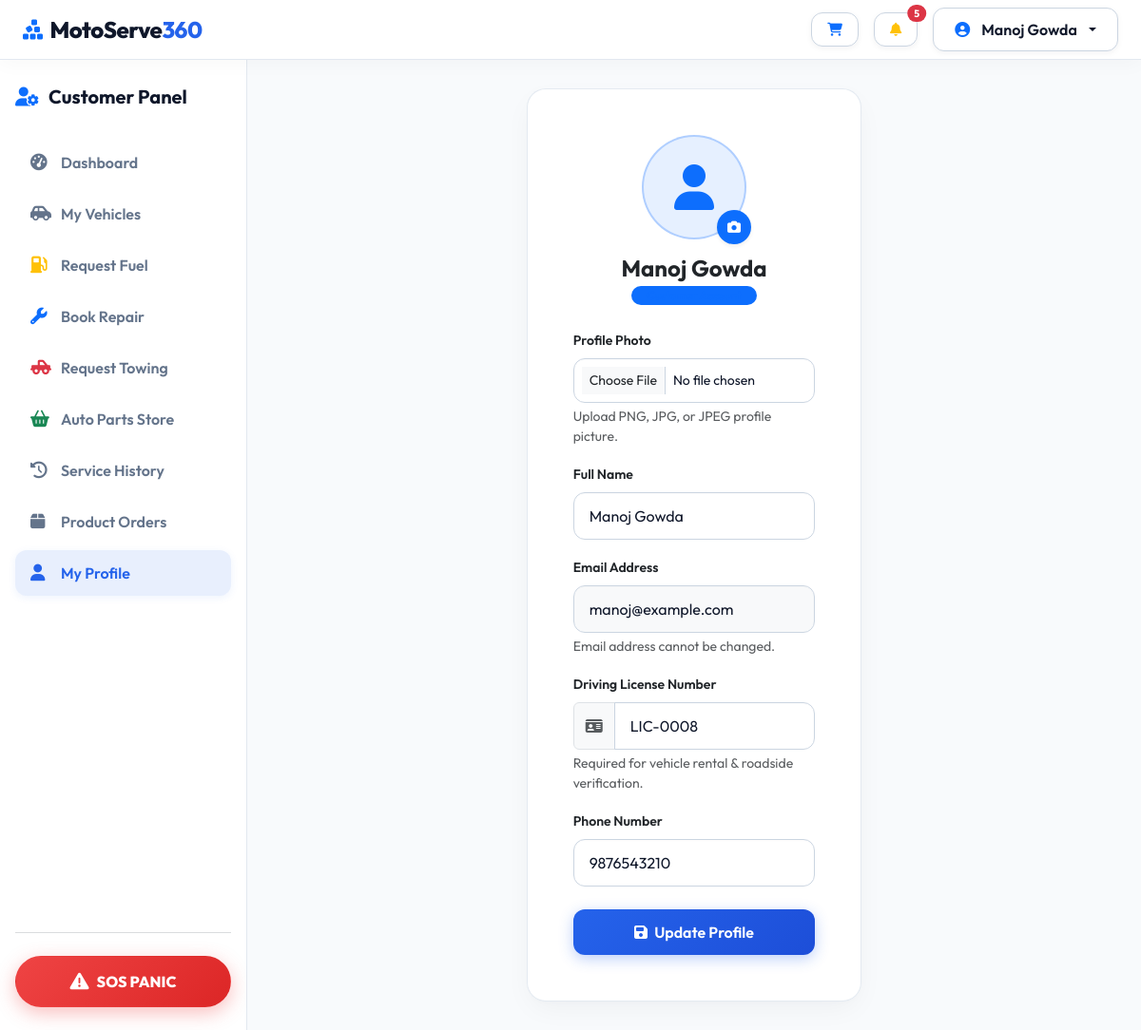
The app's page /customer/profile (signed in) with its own data.
### models/user.py (models this page shows, shortened)
class User(UserMixin, db.Model):
    __tablename__ = 'users'
    id = db.Column(db.Integer, primary_key=True)
    name = db.Column(db.String(100), nullable=False)
    email = db.Column(db.String(120), unique=True, nullable=False, index=True)
    password_hash = db.Column(db.String(255), nullable=False)
    phone = db.Column(db.String(20), nullable=False)
    role = db.Column(db.String(20), nullable=False, default='customer') # 'customer', 'provider', 'admin'
    avatar = db.Column(db.String(255), default='default_avatar.png')
    license_number = db.Column(db.String(50), nullable=True)
    created_at = db.Column(db.DateTime, default=datetime.utcnow)
    is_active = db.Column(db.Boolean, default=True)
    vehicles = db.relationship('Vehicle', backref='owner', lazy=True, cascade="all, delete-orphan")
    provider_profile = db.relationship('ProviderProfile', backref='user', uselist=False, cascade="all, delete-orphan")
    customer_requests = db.relationship('ServiceRequest', foreign_keys='ServiceRequest.customer_id', backref='customer', lazy=True)
    cart_items = db.relationship('CartItem', backref='user', lazy=True, cascade="all, delete-orphan")
    orders = db.relationship('Order', backref='customer', lazy=True)
    payments = db.relationship('Payment', backref='user', lazy=True)
    notifications = db.relationship('Notification', backref='user', lazy=True, cascade="all, delete-orphan")
    def is_customer(self):
        return self.role == 'customer'

### routes/customer.py (the view, shortened to what this page needs)
@customer_bp.route('/profile', methods=['GET', 'POST'])
@login_required
@customer_required
def profile():
    return render_template('customer/profile.html')

### routes/customer.py (called while the page is built)
def customer_required(f):
    from functools import wraps
    @wraps(f)
    def decorated_function(*args, **kwargs):
        if not current_user.is_authenticated or not current_user.is_customer():
            flash('Access denied. Customer panel only.', 'danger')
            return redirect(url_for('auth.login', role='customer'))
        return f(*args, **kwargs)
    return decorated_function

### templates/customer/profile.html (shortened to what this page needs)
{% extends 'customer/base_customer.html' %}
{% block customer_content %}
<div class="row justify-content-center">
  <div class="col-md-6 col-lg-5">
    <div class="glass-card p-4 p-md-5">
      <form action="{{ url_for('customer.profile') }}" method="POST" enctype="multipart/form-data">
        <div class="text-center mb-4">
          <div class="position-relative d-inline-block mb-3">
            {% if current_user.avatar and current_user.avatar != 'default_avatar.png' %}
              <img src="{{ url_for('static', filename='uploads/' + current_user.avatar) }}" alt="{{ current_user.name }}" class="rounded-circle shadow-sm border border-3 border-white object-fit-cover" style="width: 110px; height: 110px;">
            {% else %}
              <div class="rounded-circle bg-primary bg-opacity-10 text-primary d-flex align-items-center justify-content-center border border-2 border-primary border-opacity-25" style="width: 110px; height: 110px; font-size: 3rem;">
                <i class="fas fa-user"></i>
              </div>
            {% endif %}
            <label for="avatar-upload" class="position-absolute bottom-0 end-0 bg-primary text-white rounded-circle p-2 shadow-sm cursor-pointer" style="width: 36px; height: 36px; display: flex; align-items: center; justify-content: center; transform: translate(5px, 5px);" title="Change Profile Photo">
              <i class="fas fa-camera small"></i>
            </label>
          </div>
          <h4 class="fw-bold text-dark mb-0">{{ current_user.name }}</h4>
          <span class="badge bg-primary bg-opacity-15 text-primary rounded-pill px-3 py-1 mt-1 fw-semibold">Customer Account</span>
        </div>
        <div class="mb-3">
          <label class="form-label text-dark small fw-semibold">Profile Photo</label>
          <input type="file" name="avatar" class="form-control form-control-sm" accept="image/*">
          <div class="form-text text-muted small">Upload PNG, JPG, or JPEG profile picture.</div>
        </div>
        <div class="mb-3">
          <label class="form-label text-dark small fw-semibold">Full Name</label>
          <input type="text" name="name" value="{{ current_user.name }}" class="form-control" required>
        </div>
        <div class="mb-3">
          <label class="form-label text-dark small fw-semibold">Email Address</label>
          <input type="email" value="{{ current_user.email }}" class="form-control bg-light" disabled>
          <div class="form-text text-muted small">Email address cannot be changed.</div>
        </div>
        <div class="mb-3">
          <label class="form-label text-dark small fw-semibold">Driving License Number</label>
          <div class="input-group">
            <span class="input-group-text bg-light text-muted"><i class="fas fa-id-card"></i></span>
            <input type="text" name="license_number" value="{{ current_user.license_number or '' }}" class="form-control" placeholder="e.g. DL-1420110012345">
          </div>
          <div class="form-text text-muted small">Required for vehicle rental & roadside verification.</div>
        </div>
        <div class="mb-4">
          <label class="form-label text-dark small fw-semibold">Phone Number</label>
          <input type="tel" name="phone" value="{{ current_user.phone }}" class="form-control" required>
        </div>
        <button type="submit" class="btn btn-primary-gradient w-100 py-2.5">
          <i class="fas fa-save me-1"></i> Update Profile
        </button>
      </form>
    </div>
  </div>
</div>
{% endblock %}

### templates/customer/base_customer.html (shortened to what this page needs)
<!DOCTYPE html>
<html lang="en">
<head>
  <link href="https://cdn.jsdelivr.net/npm/bootstrap@5.3.2/dist/css/bootstrap.min.css" rel="stylesheet">
  <link rel="stylesheet" href="https://cdnjs.cloudflare.com/ajax/libs/font-awesome/6.5.1/css/all.min.css">
  <link rel="stylesheet" href="https://unpkg.com/leaflet@1.9.4/dist/leaflet.css" />
  <link rel="stylesheet" href="{{ url_for('static', filename='css/style.css') }}">
  <link rel="stylesheet" href="{{ url_for('static', filename='css/dashboard.css') }}">
</head>
<body>
  <nav class="navbar navbar-expand-lg navbar-light navbar-custom sticky-top">
    <div class="container-fluid px-4">
      <a class="navbar-brand me-4" href="{{ url_for('customer.dashboard') }}">
        <i class="fas fa-cubes-stacked me-2 text-primary"></i>MotoServe<span>360</span>
      </a>
      <div class="d-flex align-items-center gap-3 ms-auto">
        <a href="{{ url_for('customer.view_cart') }}" class="btn btn-white-custom position-relative btn-sm px-3">
          <i class="fas fa-cart-shopping text-primary"></i>
        </a>
        <a href="{{ url_for('customer.notifications') }}" class="btn btn-white-custom position-relative btn-sm px-3">
          <i class="fas fa-bell text-warning"></i>
          {% if unread_notifications_count > 0 %}
            <span class="position-absolute top-0 start-100 translate-middle badge rounded-pill bg-danger">
              {{ unread_notifications_count }}
            </span>
          {% endif %}
        </a>
        <div class="dropdown">
          <button class="btn btn-white-custom dropdown-toggle" type="button" data-bs-toggle="dropdown">
            <i class="fas fa-user-circle me-1 text-primary"></i> {{ current_user.name }}
          </button>
        </div>
      </div>
    </div>
  </nav>
  <div class="dashboard-wrapper">
    <aside class="sidebar">
      <div class="sidebar-brand">
        <i class="fas fa-user-gear text-primary"></i> Customer Panel
      </div>
      <ul class="sidebar-nav">
        <li>
          <a href="{{ url_for('customer.dashboard') }}" class="sidebar-link {% if request.endpoint == 'customer.dashboard' %}active{% endif %}">
            <i class="fas fa-gauge-high"></i> Dashboard
          </a>
        </li>
        <li>
          <a href="{{ url_for('customer.vehicles') }}" class="sidebar-link {% if request.endpoint == 'customer.vehicles' %}active{% endif %}">
            <i class="fas fa-car-side"></i> My Vehicles
          </a>
        </li>
        <li>
          <a href="{{ url_for('customer.request_fuel') }}" class="sidebar-link {% if request.endpoint == 'customer.request_fuel' %}active{% endif %}">
            <i class="fas fa-gas-pump text-warning"></i> Request Fuel
          </a>
        </li>
        <li>
          <a href="{{ url_for('customer.request_repair') }}" class="sidebar-link {% if request.endpoint == 'customer.request_repair' %}active{% endif %}">
            <i class="fas fa-wrench text-primary"></i> Book Repair
          </a>
        </li>
        <li>
          <a href="{{ url_for('customer.request_tow') }}" class="sidebar-link {% if request.endpoint == 'customer.request_tow' %}active{% endif %}">
            <i class="fas fa-truck-pickup text-danger"></i> Request Towing
          </a>
        </li>
        <li>
          <a href="{{ url_for('customer.store') }}" class="sidebar-link {% if 'store' in request.endpoint or 'cart' in request.endpoint or 'checkout' in request.endpoint %}active{% endif %}">
            <i class="fas fa-basket-shopping text-success"></i> Auto Parts Store
          </a>
        </li>
        <li>
          <a href="{{ url_for('customer.history') }}" class="sidebar-link {% if request.endpoint == 'customer.history' %}active{% endif %}">
            <i class="fas fa-clock-rotate-left"></i> Service History
          </a>
        </li>
        <li>
          <a href="{{ url_for('customer.orders') }}" class="sidebar-link {% if request.endpoint == 'customer.orders' %}active{% endif %}">
            <i class="fas fa-box"></i> Product Orders
          </a>
        </li>
        <li>
          <a href="{{ url_for('customer.profile') }}" class="sidebar-link {% if request.endpoint == 'customer.profile' %}active{% endif %}">
            <i class="fas fa-user"></i> My Profile
          </a>
        </li>
      </ul>
      <div class="mt-auto pt-4 border-top border-secondary border-opacity-25">
        <form action="{{ url_for('customer.sos_panic') }}" method="POST" id="sos-panic-form">
          <button type="submit" class="btn btn-sos w-100 d-flex align-items-center justify-content-center gap-2" id="btn-sos-panic">
            <i class="fas fa-triangle-exclamation fs-5"></i> SOS PANIC
          </button>
        </form>
      </div>
    </aside>
    <main class="dashboard-content">
      {% block customer_content %}{% block content %}{% endblock %}{% endblock %}
    </main>
  </div>
</body>
</html>

### static/css/style.css (style rules this page uses)
:root { --primary-color: #2563eb; --primary-hover: #1d4ed8; --secondary-color: #64748b; --light-bg: #f8fafc; --light-surface: #ffffff; --light-card: #ffffff; --light-border: #e2e8f0; --dark-bg: #f8fafc; --dark-surface: #ffffff; --dark-card: #ffffff; --dark-border: #e2e8f0; --accent-fuel: #d97706; --accent-repair: #2563eb; --accent-tow: #dc2626; --accent-store: #059669; --text-main: #0f172a; --text-muted: #64748b; --glass-bg: rgba(255, 255, 255, 0.92); --glass-border: rgba(226, 232, 240, 0.9); }
body { font-family: 'Outfit', -apple-system, BlinkMacSystemFont, "Segoe UI", Roboto, sans-serif; background-color: var(--light-bg); color: var(--text-main); min-height: 100vh; display: flex; flex-direction: column; }
.glass-card { background: var(--glass-bg); backdrop-filter: blur(16px); -webkit-backdrop-filter: blur(16px); border: 1px solid var(--glass-border); border-radius: 20px; box-shadow: 0 10px 30px -5px rgba(15, 23, 42, 0.05), 0 4px 6px -2px rgba(15, 23, 42, 0.02); transition: transform 0.25s ease, box-shadow 0.25s ease, border-color 0.25s ease; }
.navbar-custom { background: rgba(255, 255, 255, 0.92) !important; backdrop-filter: blur(14px); -webkit-backdrop-filter: blur(14px); border-bottom: 1px solid var(--light-border); box-shadow: 0 4px 20px rgba(15, 23, 42, 0.03); }
.navbar-brand { font-weight: 800; font-size: 1.5rem; letter-spacing: -0.5px; color: #0f172a !important; }
.navbar-brand span { color: var(--primary-color); }
.btn-white, .btn-white-custom { background: #ffffff !important; color: #0f172a !important; border: 1px solid #cbd5e1 !important; font-weight: 600; padding: 10px 22px; border-radius: 12px; box-shadow: 0 2px 6px rgba(15, 23, 42, 0.05); transition: all 0.25s ease; display: inline-flex; align-items: center; gap: 8px; }
.btn-primary-gradient { background: linear-gradient(135deg, #2563eb 0%, #1d4ed8 100%); border: none; color: #fff !important; font-weight: 600; padding: 12px 28px; border-radius: 12px; box-shadow: 0 4px 15px rgba(37, 99, 235, 0.3); transition: all 0.25s ease; }
.btn-sos { background: linear-gradient(135deg, #ef4444 0%, #dc2626 100%); color: #fff !important; font-weight: 800; padding: 14px 30px; border-radius: 50px; box-shadow: 0 6px 20px rgba(239, 68, 68, 0.35); animation: pulse-red 2s infinite; }
.form-control, .form-select { background-color: #ffffff; border: 1px solid #cbd5e1; color: #0f172a; border-radius: 12px; padding: 12px 16px; box-shadow: inset 0 1px 2px rgba(15, 23, 42, 0.02); }
.form-label { color: #334155; font-weight: 600; }

### static/css/dashboard.css (style rules this page uses)
.dashboard-wrapper { display: flex; min-height: calc(100vh - 60px); background-color: #f8fafc; }
.sidebar { width: 260px; background-color: #ffffff; border-right: 1px solid #e2e8f0; padding: 24px 16px; display: flex; flex-direction: column; box-shadow: 2px 0 10px rgba(15, 23, 42, 0.02); }
.sidebar-brand { font-size: 1.25rem; font-weight: 700; color: #0f172a; margin-bottom: 30px; display: flex; align-items: center; gap: 10px; }
.sidebar-nav { list-style: none; padding: 0; margin: 0; display: flex; flex-direction: column; gap: 6px; }
.sidebar-link { display: flex; align-items: center; gap: 12px; padding: 12px 16px; color: #64748b; text-decoration: none; font-weight: 600; border-radius: 12px; transition: all 0.2s ease; }
.sidebar-link.active { color: #2563eb; background-color: rgba(37, 99, 235, 0.1); box-shadow: 0 2px 8px rgba(37, 99, 235, 0.08); }
.sidebar-link i { font-size: 1.1rem; width: 20px; }
.dashboard-content { flex: 1; padding: 30px; background-color: #f8fafc; overflow-y: auto; }

### records on screen
User: name "Manoj Gowda", email "manoj@example.com", license_number "LIC-0008", phone "9876543210"

### other values on screen
{{ unread_notifications_count }} "5"
